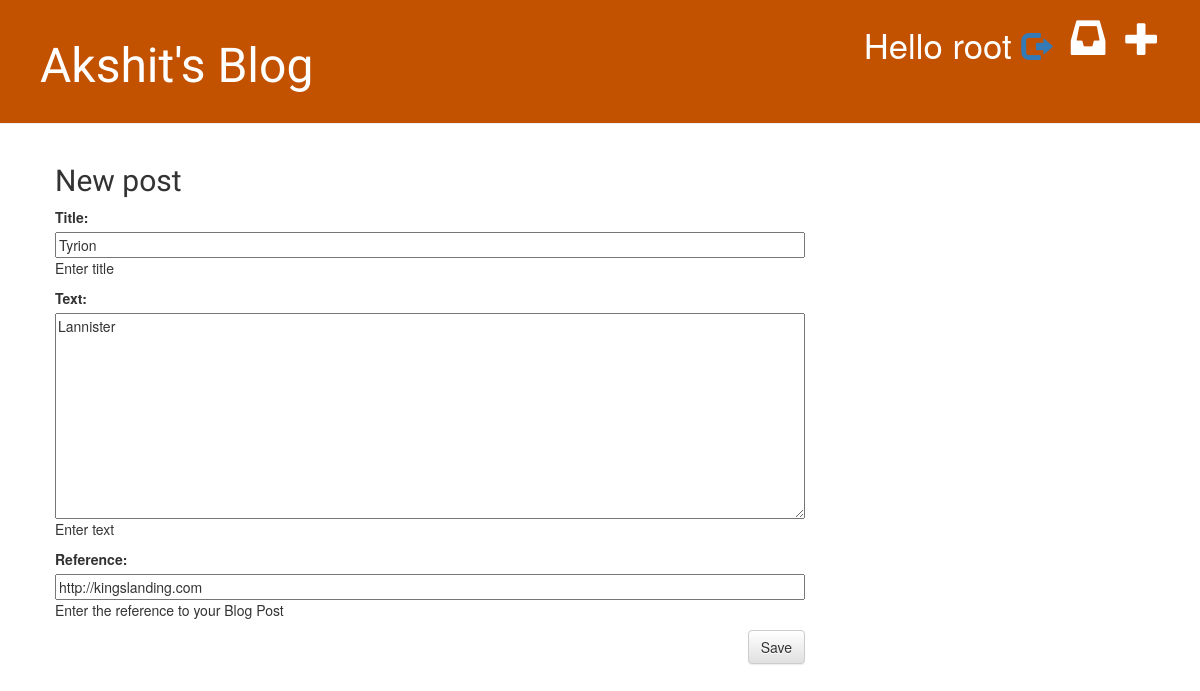
The app's page /post/31/edit/ (signed in) with its own data.
### demo/models.py (models this page shows, shortened)
class Post(models.Model):
    author = models.ForeignKey(settings.AUTH_USER_MODEL, on_delete=models.CASCADE, help_text='Select the Author')
    title = models.CharField(max_length = 200, help_text = 'Enter title')
    text = models.TextField(help_text = 'Enter text')
    created_date = models.DateTimeField(default = timezone.now,)
    published_date = models.DateTimeField(null = True, blank = True)
    reference = models.URLField(help_text='Enter the reference to your Blog Post', blank=True)

### demo/views.py (the view)
# urls.py: path('post/<int:pk>/edit/', views.post_edit, name='post_edit'),
@login_required
def post_edit(request, pk):
    post = get_object_or_404(Post, pk=pk)
    if request.method == "POST":
        form = PostForm(request.POST, instance=post)
        if form.is_valid():
            post = form.save(commit=False)
            post.author = request.user
            post.save()
            return redirect('post_detail', pk=post.pk)
    else:
        form = PostForm(instance=post)
    return render(request, 'demo/post_edit.html', {'form': form})

### demo/forms.py
class PostForm(forms.ModelForm):
    class Meta:
        model = Post
        fields = ('title','text','reference')

### demo/templates/demo/post_edit.html (shortened to what this page needs)
{% extends 'demo/base.html' %}
{% block content %}
    <h2>New post</h2>
    <form method="POST" class="post-form">
        {{ form.as_p }}
        <button type="submit" class="save btn btn-default">Save</button>
    </form>
{% endblock %}

### demo/templates/demo/base.html (shortened to what this page needs)
{% load static %}
<html>
    <head>
        <link rel="stylesheet" href="//maxcdn.bootstrapcdn.com/bootstrap/3.2.0/css/bootstrap.min.css">
        <link rel="stylesheet" href="//maxcdn.bootstrapcdn.com/bootstrap/3.2.0/css/bootstrap-theme.min.css">
        <link rel="stylesheet" href="{% static 'css/demo.css' %}">
    </head>
    <body>
        <div class="page-header">
            {% if user.is_authenticated %}
                <a href="{% url 'post_new'%}" class="top-menu"><span class="glyphicon glyphicon-plus"></span></a>
                <a href="{% url 'post_draft_list' %}" class="top-menu"><span class="glyphicon glyphicon-inbox"></span></a>
                <p class="top-menu">Hello {{ user.username }} <small><a href="{% url 'logout' %}"><span class="glyphicon glyphicon-log-out"></span></a></small></p>
            {% else %}
                <a href="{% url 'login' %}" class="top-menu"><span class="glyphicon glyphicon-lock"></span></a>
            {% endif %}
                <h1><a href="/">Akshit's Blog</a></h1>
        </div>
        <div class="content container">
            <div class="row">
                <div class="col-md-8">
                {% block content %}
                {% endblock %}
                </div>
            </div>
        </div>
    </body>
</html>

### demo/static/css/demo.css (style rules this page uses)
.page-header { background-color: #C25100; margin-top: 0; padding: 20px 20px 20px 40px; }
.page-header h1, .page-header h1 a, .page-header h1 a:visited, .page-header h1 a:active { color: #ffffff; font-size: 36pt; text-decoration: none; }
.content { margin-left: 40px; }
h1, h2, h3, h4 { font-family: 'Lobster', cursive; }
.save { float: right; }
.post-form textarea, .post-form input { width: 100%; }
.top-menu, .top-menu:hover, .top-menu:visited { color: #ffffff; float: right; font-size: 26pt; margin-right: 20px; }

### records on screen
Post: title "Tyrion", text "Lannister", reference "http://kingslanding.com"

### other values on screen
{{ user.username }} "root"
